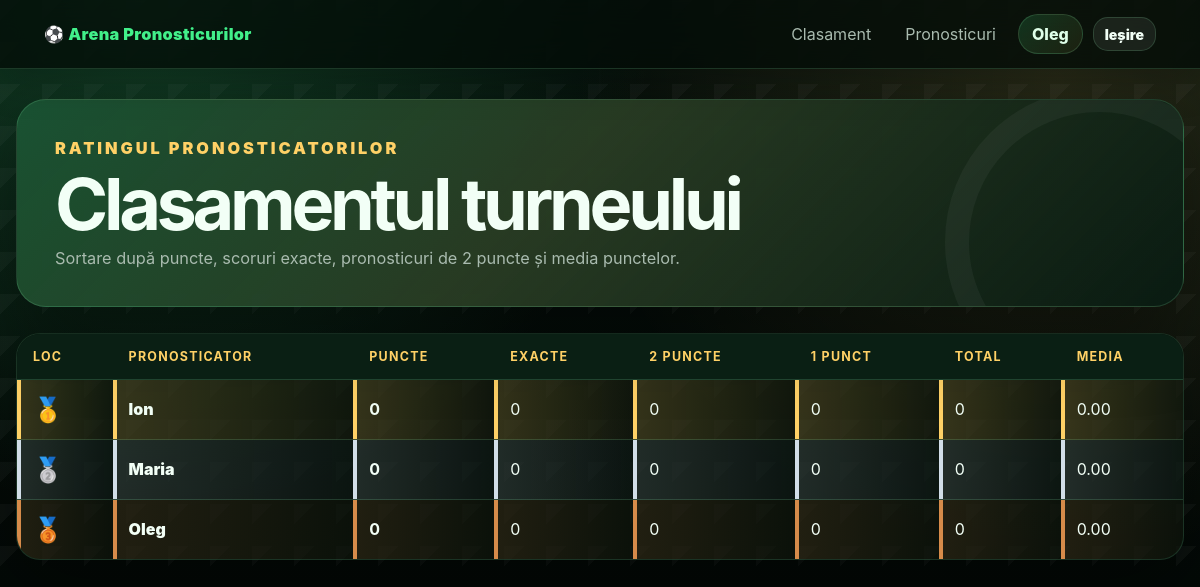
Screenshot of /leaderboard.php (signed in) with the database file from the repository.
### tables this page shows
CREATE TABLE IF NOT EXISTS users (
    id INT UNSIGNED AUTO_INCREMENT PRIMARY KEY,
    login VARCHAR(80) NOT NULL UNIQUE,
    password_hash VARCHAR(255) NOT NULL,
    role ENUM('admin', 'user') NOT NULL DEFAULT 'user',
    display_name VARCHAR(120) NOT NULL,
    created_at TIMESTAMP NOT NULL DEFAULT CURRENT_TIMESTAMP,
    updated_at TIMESTAMP NOT NULL DEFAULT CURRENT_TIMESTAMP ON UPDATE CURRENT_TIMESTAMP
);

### db.php (called while the page is built, shortened)
<?php
function getDb(): PDO
{
    static $pdo = null;
    if ($pdo === null) {
        $dsn = 'mysql:host=' . DB_HOST . ';dbname=' . DB_NAME . ';charset=utf8mb4';
        $pdo = new PDO($dsn, DB_USER, DB_PASS, [
            PDO::ATTR_ERRMODE => PDO::ERRMODE_EXCEPTION,
            PDO::ATTR_DEFAULT_FETCH_MODE => PDO::FETCH_ASSOC,
            PDO::ATTR_EMULATE_PREPARES => false,
        ]);
    }
    return $pdo;
}

### includes/auth.php (called while the page is built, shortened)
<?php
require_once __DIR__ . '/../db.php';
require_once __DIR__ . '/helpers.php';
function currentUser(): ?array
{
    $stmt = getDb()->prepare('SELECT id, login, role, display_name FROM users WHERE id = ?');
    $stmt->execute([$_SESSION['user_id']]);
    $user = $stmt->fetch();
    return $user ?: null;
}

### includes/helpers.php (called while the page is built, shortened)
<?php
function e(?string $value): string
{
    return htmlspecialchars((string) $value, ENT_QUOTES, 'UTF-8');
}

### leaderboard.php (the view, shortened to what this page needs)
<?php
require_once __DIR__ . '/includes/auth.php';
$pdo = getDb();
$rows = $pdo->query(
    "SELECT u.id, u.display_name,
            COALESCE(SUM(p.points), 0) AS total_points,
            SUM(CASE WHEN p.points = 3 THEN 1 ELSE 0 END) AS exact_scores,
            SUM(CASE WHEN p.points = 2 THEN 1 ELSE 0 END) AS two_points,
            SUM(CASE WHEN p.points = 1 THEN 1 ELSE 0 END) AS one_points,
            COUNT(p.id) AS predictions_count,
            COALESCE(AVG(p.points), 0) AS average_points
     FROM users u
     LEFT JOIN predictions p ON p.user_id = u.id AND p.points IS NOT NULL
     WHERE u.role = 'user'
     GROUP BY u.id, u.display_name
     ORDER BY total_points DESC, exact_scores DESC, two_points DESC, average_points DESC, u.display_name ASC"
)->fetchAll();
require __DIR__ . '/includes/header.php';
?>
<section class="hero leaderboard-hero">
    <div>
        <p class="eyebrow">Ratingul pronosticatorilor</p>
        <h1>Clasamentul turneului</h1>
        <p>Sortare după puncte, scoruri exacte, pronosticuri de 2 puncte și media punctelor.</p>
    </div>
</section>
<div class="table-wrap">
<table class="data-table leaderboard-table">
    <thead><tr><th>Loc</th><th>Pronosticator</th><th>Puncte</th><th>Exacte</th><th>2 puncte</th><th>1 punct</th><th>Total</th><th>Media</th></tr></thead>
    <tbody>
    <?php foreach ($rows as $index => $row): ?>
        <?php $place = $index + 1; $medal = [1 => '🥇', 2 => '🥈', 3 => '🥉'][$place] ?? $place; ?>
        <tr class="place-<?= $place <= 3 ? $place : 'other' ?>">
            <td class="place"><?= e((string) $medal) ?></td>
            <td><?= e($row['display_name']) ?></td>
            <td><strong><?= (int) $row['total_points'] ?></strong></td>
            <td><?= (int) $row['exact_scores'] ?></td>
            <td><?= (int) $row['two_points'] ?></td>
            <td><?= (int) $row['one_points'] ?></td>
            <td><?= (int) $row['predictions_count'] ?></td>
            <td><?= number_format((float) $row['average_points'], 2, '.', '') ?></td>
        </tr>
    <?php endforeach; ?>
    </tbody>
</table>
</div>
<?php require __DIR__ . '/includes/footer.php'; ?>

### includes/header.php (shortened to what this page needs)
<?php
require_once __DIR__ . '/auth.php';
$user = currentUser();
$isAdminPage = str_contains($_SERVER['SCRIPT_NAME'] ?? '', '/admin/');
$basePrefix = $isAdminPage ? '../' : '';
?>
<!doctype html>
<html lang="ro">
<head>
    <link rel="stylesheet" href="<?= $basePrefix ?>assets/css/style.css">
</head>
<body>
<header class="topbar">
    <a class="brand" href="<?= $basePrefix ?>index.php">⚽ Arena Pronosticurilor</a>
    <nav class="nav">
        <?php if ($user): ?>
            <a href="<?= $basePrefix ?>leaderboard.php">Clasament</a>
            <a href="<?= $basePrefix ?>predictions_matrix.php">Pronosticuri</a>
            <span class="user-chip"><?= e($user['display_name']) ?></span>
            <a class="btn btn-small" href="<?= $basePrefix ?>logout.php">Ieșire</a>
        <?php endif; ?>
    </nav>
</header>
<main class="container">

### rows the page displays
users: display_name "Oleg", medal "🥉", total_points "0", exact_scores "0", two_points "0", one_points "0", predictions_count "0", average_points "0.00"
users: medal "🥇", display_name "Ion", total_points "0", exact_scores "0", two_points "0", one_points "0", predictions_count "0", average_points "0.00"
users: medal "🥈", display_name "Maria", total_points "0", exact_scores "0", two_points "0", one_points "0", predictions_count "0", average_points "0.00"
